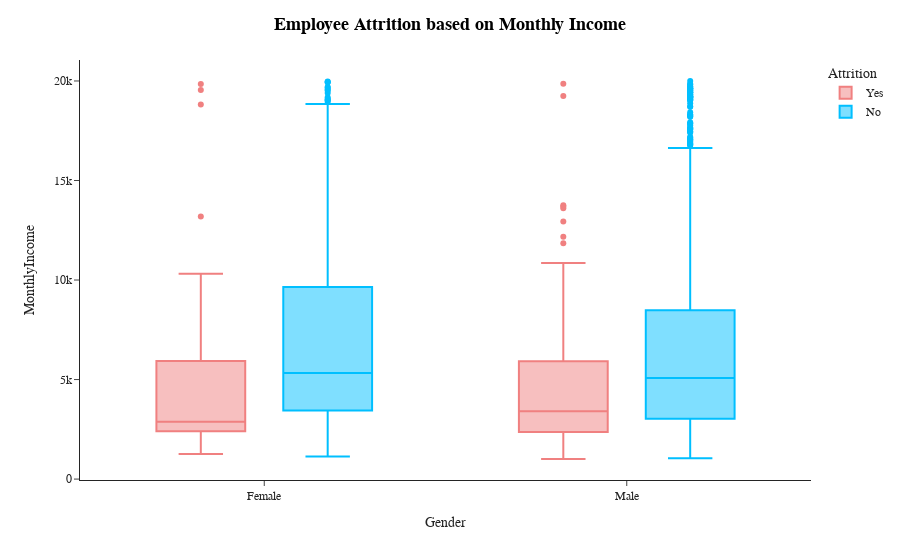

Notebook code cell kept with this figure:
### Markdown cell above
<ul>
    <li><p>with the increase in years at company and increase in the years since the last promotion Attrition rate decreases</p></li>
    <li><p>At starting years with the current manager, Employee attrition is more and with increase in the years with the manager attrition decreases</p></li>
</ul>
<br>
<a id='b1'></a>
<div style="color:white;
            display:fill;
            border-radius:15px;
            background-color:white;
            font-size:110%;
            font-family:Verdana;
            letter-spacing:1px">
    <h3 style='padding: 10px;
              color:black;
               border:green;
               border-width:2.5px;
               border-style:solid;
              font-family: cursive;
              text-align:center;'>
        Employee Attrition based on Monthly Income
    </h3>
    </div>
<br>
<a href='#top' style='text-decoration:none; font-family: cursive; '>Back to Top^</a><br>

### Code cell
fig=px.box(df,x='Gender',y='MonthlyIncome',color='Attrition',template='simple_white',color_discrete_sequence=['LightCoral','DeepSkyBlue'])
fig.update_xaxes(visible=True)
fig.update_yaxes(visible=True)
fig.update_layout(title_x=0.5,template='simple_white',showlegend=True,title_text='<b style="color:black; font-size:105%;">Employee Attrition based on Monthly Income</b>',font_family="Times New Roman",title_font_family="Times New Roman")
fig.show()

### Figure 1 — Plotly figure (JSON) as saved in the notebook; plotly's stock layout.template omitted (floating-point values rounded to 4 significant figures; data arrays with more than 128 entries replaced by an {"elided": "..."} marker saying what was removed)
{"data": [{"alignmentgroup": "True", "hovertemplate": "Attrition=Yes<br>Gender=%{x}<br>MonthlyIncome=%{y}<extra></extra>", "legendgroup": "Yes", "marker": {"color": "LightCoral"}, "name": "Yes", "notched": false, "offsetgroup": "Yes", "orientation": "v", "showlegend": true, "type": "box", "x": {"elided": "237 str values"}, "x0": " ", "xaxis": "x", "y": {"elided": "237 int values"}, "y0": " ", "yaxis": "y"}, {"alignmentgroup": "True", "hovertemplate": "Attrition=No<br>Gender=%{x}<br>MonthlyIncome=%{y}<extra></extra>", "legendgroup": "No", "marker": {"color": "DeepSkyBlue"}, "name": "No", "notched": false, "offsetgroup": "No", "orientation": "v", "showlegend": true, "type": "box", "x": {"elided": "1233 str values"}, "x0": " ", "xaxis": "x", "y": {"elided": "1233 int values"}, "y0": " ", "yaxis": "y"}], "layout": {"boxmode": "group", "font": {"family": "Times New Roman"}, "legend": {"title": {"text": "Attrition"}, "tracegroupgap": 0}, "margin": {"t": 60}, "showlegend": true, "title": {"font": {"family": "Times New Roman"}, "text": "<b style=\"color:black; font-size:105%;\">Employee Attrition based on Monthly Income</b>", "x": 0.5}, "xaxis": {"anchor": "y", "domain": [0.0, 1.0], "title": {"text": "Gender"}, "visible": true}, "yaxis": {"anchor": "x", "domain": [0.0, 1.0], "title": {"text": "MonthlyIncome"}, "visible": true}}}
